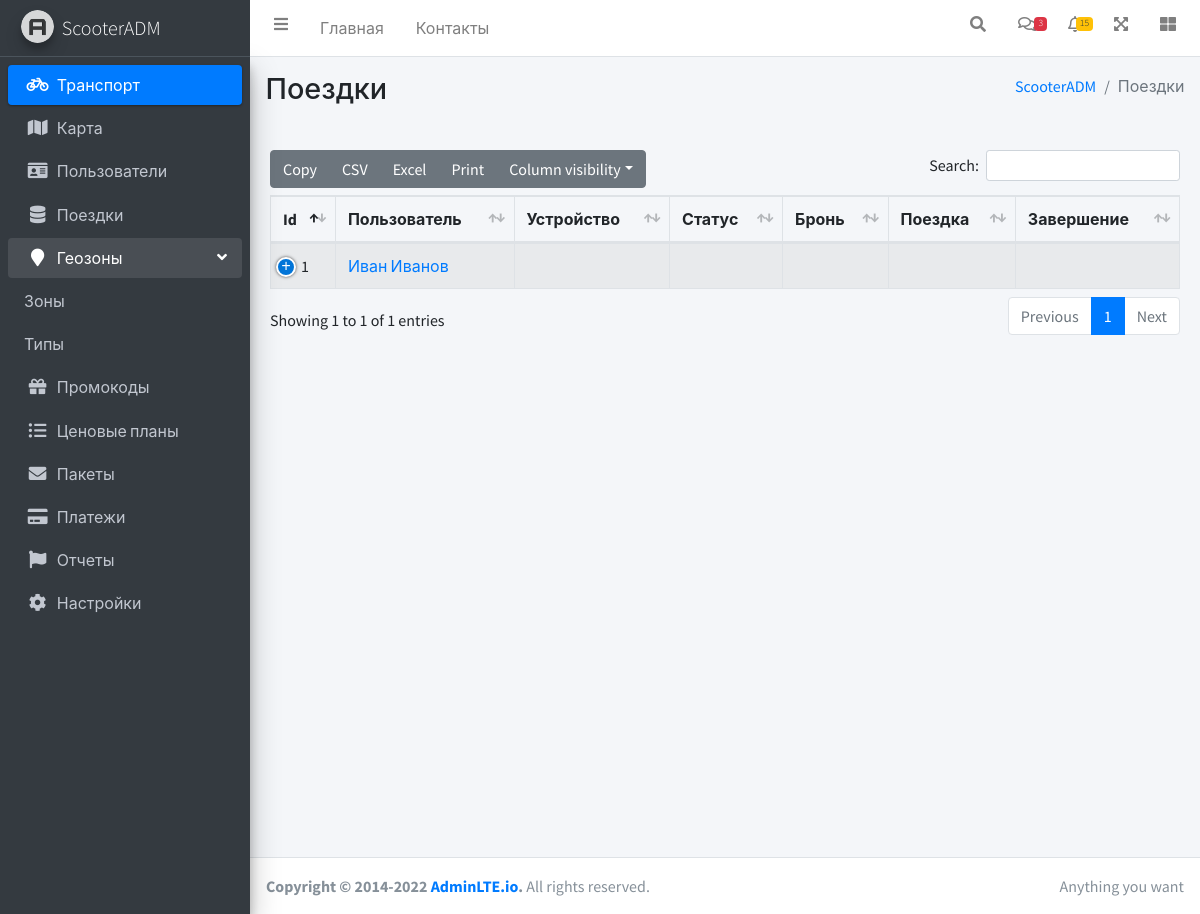
/trips.html, run on an earlier commit of the app's database.
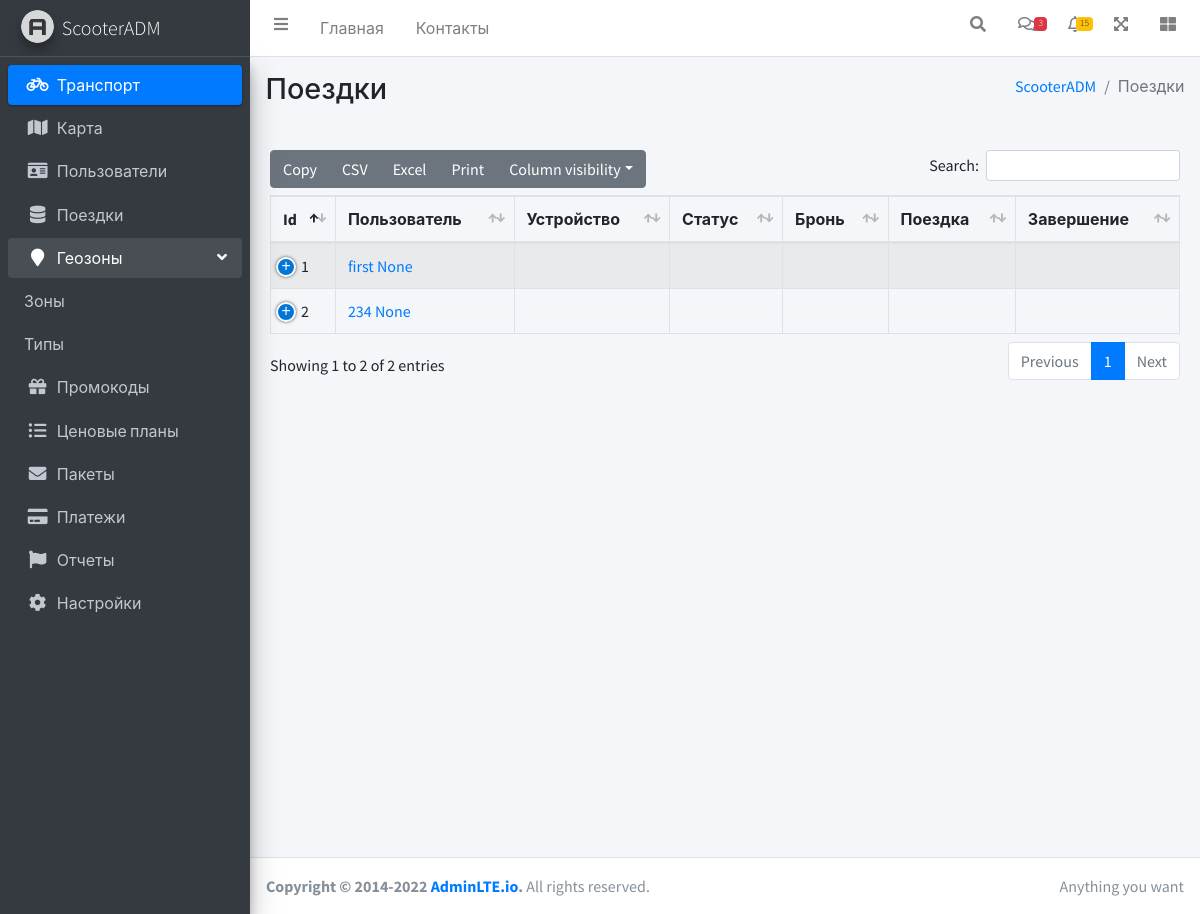
And on a later commit of the database.
### adm/models.py (models this page shows, shortened)
class User(models.Model):
    id = models.IntegerField(primary_key=True)
    Ico = models.ImageField()
    Name = models.CharField(max_length=30, null=True)
    Soname = models.CharField(max_length=30, null=True)
    Phone = models.CharField(max_length=30, null=True)
    Email = models.EmailField(max_length=40, null=False)
    IsActive = models.BooleanField(null=True)
    LastActive = models.DateTimeField(auto_now = True)
    DateOfRegistration = models.DateTimeField(auto_now_add = True)
    PresentCode = models.CharField(max_length=30, null=True)
    UserBalance = models.ForeignKey('Balance', on_delete=models.DO_NOTHING, null=True)

### adm/views.py (the view)
# urls.py: path('trips.html', views.trips, name='trips'),
def trips(request):
    name = "Поездки"
    user = User.objects.all()
    return render(request, 'adm/trips.html', {'user': user, 'name': name})

### templates/adm/trips.html
{% extends 'adm/index.html' %}
{% load static %}
{% block content_header %}
<div class="content-header">
      <div class="container-fluid">
        <div class="row mb-2">
          <div class="col-sm-6">
            <h1 class="m-0">Поездки</h1>
          </div>
          <div class="col-sm-6">
            <ol class="breadcrumb float-sm-right">
              <li class="breadcrumb-item"><a href="#">{% block content_header_breadcrumb %}ScooterADM{% endblock %}</a></li>
              <li class="breadcrumb-item active">{{name}}</li>
            </ol>
          </div>
        </div>
      </div>
    </div>
{% endblock %}
{% block main_content.html %}
 {% include 'adm/content/trips-table.html' %}
{% endblock %}

### templates/adm/content/trips-table.html (shortened to what this page needs)
{% load static %}
<div class="card-body">
                <table id="example1" class="table table-bordered table-striped">
                  <thead>
                  <tr>
                    <th>Id</th>
                    <th>Пользователь</th>
                    <th>Устройство</th>
                    <th>Статус</th>
                    <th>Бронь</th>
                    <th>Поездка</th>
                    <th>Завершение</th>
                  </tr>
                  </thead>
                  <tbody>
                      {%for el in user%}
                      <tr>
                        <td>{{el.id}}</td>
                        <td><a href="{% url 'user' el.id %}">{{el.Name}} {{el.Soname}}</a></td>
                        <td>{{el.Battery}}</td>
                        <td>{{el.Price}}</td>
                        <td>{{el.Power}}</td>
                        <td>{{el.Trip}}</td>
                        <td>{{el.Status}}</td>
                      </tr>
                      {% endfor%}
                </table>
              </div>

What changed in the data, as far as the page shows it:
changed User id 1: Name "Иван" → "first"; Soname "Иванов" → "None"
added User: id "2", Name "234", Soname "None"
Also different on the page:
text written by a page script: "Copy CSV Excel Print Column visibility Search: Showing 1 to 1 of 1 entries Previous 1 Next" → "Copy CSV Excel Print Column visibility Search: Showing 1 to 2 of 2 entries Previous 1 Next"
